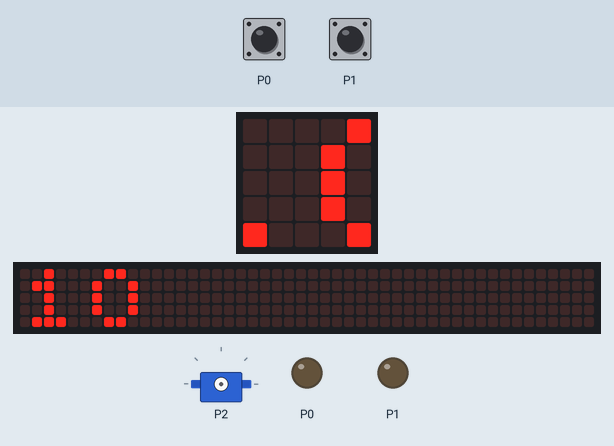
This program was run on a simulated BBC micro:bit (MakeCode). On the bench: the board's 5×5 LED display, a strip that is not on the board, showing the scrolling text unrolled, servo, output pins drawn as LEDs (lit = HIGH). The test bench sets the inputs (shaded band); at power-on: P0 LOW, P1 LOW. The 48×5 strip is a reading aid, not a part: it shows the text the display is scrolling, unrolled, one strip-width of it at a time.

Above: at 1.25 s.
1.3 s: P0 pulled HIGH for 0.15 s
2.0 s: P1 pulled HIGH for 3.2 s
At 3.56 s:
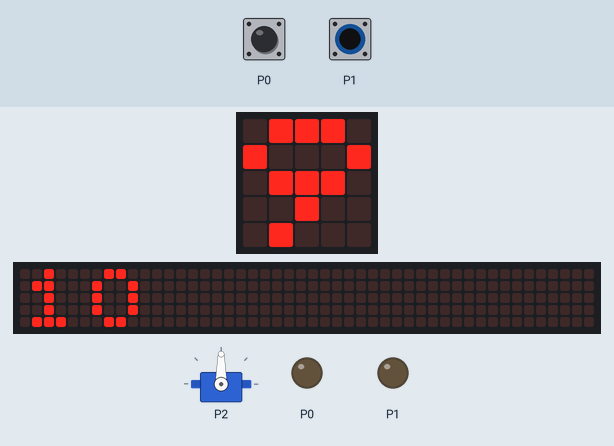
5.8 s: P1 pulled HIGH for 0.15 s
At 8.68 s:
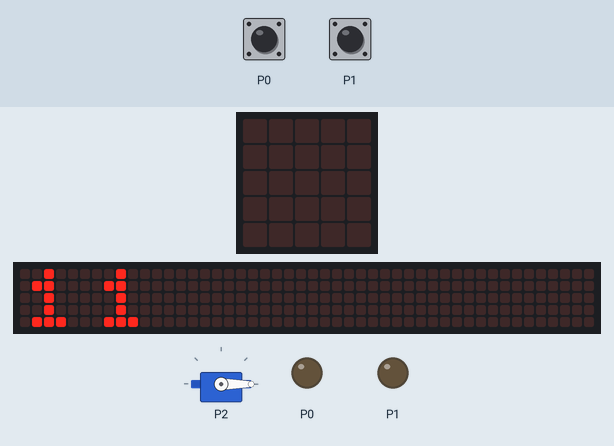
9.5 s: P0 pulled HIGH for 1 s
At 11.34 s:
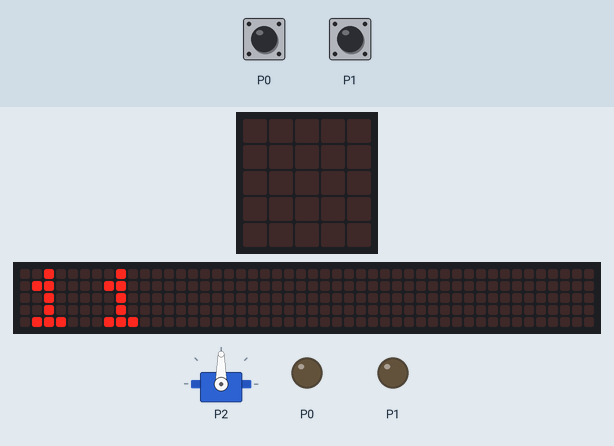
Timing chart, 0 to 12.1 s (numbered marks = the images above; inputs shaded):
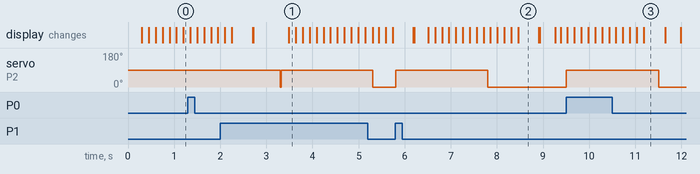

Measured:
- after the input at 5.8 s, servo on P2: 0° → 90° at once, → 0° 2.0 s later
- after the input at 9.5 s, servo on P2: 0° → 90° at once, → 0° 2.0 s later
- what the display in image 2 shows lasts 0.4 s, from 8.5 s to 8.9 s
- what the display in image 3 shows lasts 0.5 s, from 11.2 s to 11.7 s

The program:

main.ts
```typescript
let platz = 10
basic.forever(function () {
    basic.showString("" + (platz))
})
basic.forever(function () {
    if (pins.digitalReadPin(DigitalPin.P0) == 1 && platz > 0) {
        pins.digitalWritePin(DigitalPin.P0, 0)
        platz += -1
        pins.servoWritePin(AnalogPin.P2, 90)
        basic.pause(2000)
        pins.servoWritePin(AnalogPin.P2, 0)
    }
    if (pins.digitalReadPin(DigitalPin.P1) == 1) {
        pins.digitalWritePin(DigitalPin.P1, 0)
        platz += 1
        pins.servoWritePin(AnalogPin.P2, 90)
        basic.pause(2000)
        pins.servoWritePin(AnalogPin.P2, 0)
    }
})
```

test.ts
```typescript
// Hier kann man Tests durchführen; diese Datei wird nicht kompiliert, wenn dieses Paket als Erweiterung verwendet wird.
```
